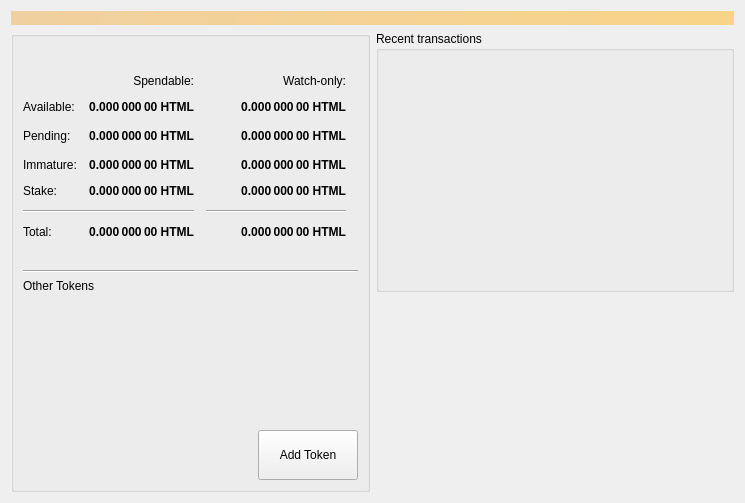
<?xml version="1.0" encoding="UTF-8"?>
<ui version="4.0">
 <class>OverviewPage</class>
 <widget class="QWidget" name="OverviewPage">
  <property name="geometry">
   <rect>
    <x>0</x>
    <y>0</y>
    <width>745</width>
    <height>503</height>
   </rect>
  </property>
  <property name="windowTitle">
   <string>Form</string>
  </property>
  <layout class="QVBoxLayout" name="topLayout">
   <item>
    <widget class="QLabel" name="labelAlerts">
     <property name="visible">
      <bool>false</bool>
     </property>
     <property name="styleSheet">
      <string notr="true">QLabel { background-color: qlineargradient(x1: 0, y1: 0, x2: 1, y2: 0, stop:0 #F0D0A0, stop:1 #F8D488); color:#000000; }</string>
     </property>
     <property name="wordWrap">
      <bool>true</bool>
     </property>
     <property name="margin">
      <number>3</number>
     </property>
     <property name="textInteractionFlags">
      <set>Qt::TextSelectableByMouse</set>
     </property>
    </widget>
   </item>
   <item>
    <layout class="QHBoxLayout" name="horizontalLayout" stretch="1,1">
     <item>
      <layout class="QVBoxLayout" name="verticalLayout_2">
       <item>
        <widget class="QGroupBox" name="groupBoxBalances">
         <layout class="QVBoxLayout" name="verticalLayout">
          <property name="spacing">
           <number>6</number>
          </property>
          <item>
           <layout class="QHBoxLayout" name="horizontalLayout_3">
            <item>
             <widget class="QPushButton" name="labelWalletStatus">
              <property name="enabled">
               <bool>true</bool>
              </property>
              <property name="maximumSize">
               <size>
                <width>30</width>
                <height>16777215</height>
               </size>
              </property>
              <property name="toolTip">
               <string>The displayed information may be out of date. Your wallet automatically synchronizes with the AGRICOIN network after a connection is established, but this process has not completed yet.</string>
              </property>
              <property name="text">
               <string/>
              </property>
              <property name="icon">
               <iconset>
                <normaloff>:/icons/warning</normaloff>
                <disabledoff>:/icons/warning</disabledoff>:/icons/warning</iconset>
              </property>
              <property name="iconSize">
               <size>
                <width>24</width>
                <height>24</height>
               </size>
              </property>
              <property name="flat">
               <bool>true</bool>
              </property>
             </widget>
            </item>
            <item>
             <spacer name="horizontalSpacer">
              <property name="orientation">
               <enum>Qt::Horizontal</enum>
              </property>
              <property name="sizeHint" stdset="0">
               <size>
                <width>40</width>
                <height>20</height>
               </size>
              </property>
             </spacer>
            </item>
           </layout>
          </item>
          <item>
           <layout class="QGridLayout" name="gridLayout">
            <property name="spacing">
             <number>12</number>
            </property>
            <item row="2" column="2">
             <widget class="QLabel" name="labelWatchPending">
              <property name="font">
               <font>
                <weight>75</weight>
                <bold>true</bold>
               </font>
              </property>
              <property name="cursor">
               <cursorShape>IBeamCursor</cursorShape>
              </property>
              <property name="toolTip">
               <string>Unconfirmed transactions to watch-only addresses</string>
              </property>
              <property name="text">
               <string notr="true">0.000 000 00 HTML</string>
              </property>
              <property name="alignment">
               <set>Qt::AlignRight|Qt::AlignTrailing|Qt::AlignVCenter</set>
              </property>
              <property name="textInteractionFlags">
               <set>Qt::LinksAccessibleByMouse|Qt::TextSelectableByKeyboard|Qt::TextSelectableByMouse</set>
              </property>
             </widget>
            </item>
            <item row="2" column="1">
             <widget class="QLabel" name="labelUnconfirmed">
              <property name="font">
               <font>
                <weight>75</weight>
                <bold>true</bold>
               </font>
              </property>
              <property name="cursor">
               <cursorShape>IBeamCursor</cursorShape>
              </property>
              <property name="toolTip">
               <string>Total of transactions that have yet to be confirmed, and do not yet count toward the spendable balance</string>
              </property>
              <property name="text">
               <string notr="true">0.000 000 00 HTML</string>
              </property>
              <property name="alignment">
               <set>Qt::AlignRight|Qt::AlignTrailing|Qt::AlignVCenter</set>
              </property>
              <property name="textInteractionFlags">
               <set>Qt::LinksAccessibleByMouse|Qt::TextSelectableByKeyboard|Qt::TextSelectableByMouse</set>
              </property>
             </widget>
            </item>
            <item row="3" column="2">
             <widget class="QLabel" name="labelWatchImmature">
              <property name="font">
               <font>
                <weight>75</weight>
                <bold>true</bold>
               </font>
              </property>
              <property name="cursor">
               <cursorShape>IBeamCursor</cursorShape>
              </property>
              <property name="toolTip">
               <string>Mined balance in watch-only addresses that has not yet matured</string>
              </property>
              <property name="text">
               <string notr="true">0.000 000 00 HTML</string>
              </property>
              <property name="alignment">
               <set>Qt::AlignRight|Qt::AlignTrailing|Qt::AlignVCenter</set>
              </property>
              <property name="textInteractionFlags">
               <set>Qt::LinksAccessibleByMouse|Qt::TextSelectableByKeyboard|Qt::TextSelectableByMouse</set>
              </property>
             </widget>
            </item>
            <item row="5" column="0" colspan="2">
             <widget class="Line" name="line">
              <property name="orientation">
               <enum>Qt::Horizontal</enum>
              </property>
             </widget>
            </item>
            <item row="5" column="2">
             <widget class="Line" name="lineWatchBalance">
              <property name="sizePolicy">
               <sizepolicy hsizetype="Preferred" vsizetype="Fixed">
                <horstretch>0</horstretch>
                <verstretch>0</verstretch>
               </sizepolicy>
              </property>
              <property name="minimumSize">
               <size>
                <width>140</width>
                <height>0</height>
               </size>
              </property>
              <property name="orientation">
               <enum>Qt::Horizontal</enum>
              </property>
             </widget>
            </item>
            <item row="6" column="0">
             <widget class="QLabel" name="labelTotalText">
              <property name="text">
               <string>Total:</string>
              </property>
             </widget>
            </item>
            <item row="3" column="1">
             <widget class="QLabel" name="labelImmature">
              <property name="font">
               <font>
                <weight>75</weight>
                <bold>true</bold>
               </font>
              </property>
              <property name="cursor">
               <cursorShape>IBeamCursor</cursorShape>
              </property>
              <property name="toolTip">
               <string>Mined balance that has not yet matured</string>
              </property>
              <property name="text">
               <string notr="true">0.000 000 00 HTML</string>
              </property>
              <property name="alignment">
               <set>Qt::AlignRight|Qt::AlignTrailing|Qt::AlignVCenter</set>
              </property>
              <property name="textInteractionFlags">
               <set>Qt::LinksAccessibleByMouse|Qt::TextSelectableByKeyboard|Qt::TextSelectableByMouse</set>
              </property>
             </widget>
            </item>
            <item row="3" column="0">
             <widget class="QLabel" name="labelImmatureText">
              <property name="text">
               <string>Immature:</string>
              </property>
             </widget>
            </item>
            <item row="6" column="1">
             <widget class="QLabel" name="labelTotal">
              <property name="font">
               <font>
                <weight>75</weight>
                <bold>true</bold>
               </font>
              </property>
              <property name="cursor">
               <cursorShape>IBeamCursor</cursorShape>
              </property>
              <property name="toolTip">
               <string>Your current total balance</string>
              </property>
              <property name="text">
               <string notr="true">0.000 000 00 HTML</string>
              </property>
              <property name="alignment">
               <set>Qt::AlignRight|Qt::AlignTrailing|Qt::AlignVCenter</set>
              </property>
              <property name="textInteractionFlags">
               <set>Qt::LinksAccessibleByMouse|Qt::TextSelectableByKeyboard|Qt::TextSelectableByMouse</set>
              </property>
             </widget>
            </item>
            <item row="6" column="2">
             <widget class="QLabel" name="labelWatchTotal">
              <property name="font">
               <font>
                <weight>75</weight>
                <bold>true</bold>
               </font>
              </property>
              <property name="cursor">
               <cursorShape>IBeamCursor</cursorShape>
              </property>
              <property name="toolTip">
               <string>Current total balance in watch-only addresses</string>
              </property>
              <property name="text">
               <string notr="true">0.000 000 00 HTML</string>
              </property>
              <property name="alignment">
               <set>Qt::AlignRight|Qt::AlignTrailing|Qt::AlignVCenter</set>
              </property>
              <property name="textInteractionFlags">
               <set>Qt::LinksAccessibleByMouse|Qt::TextSelectableByKeyboard|Qt::TextSelectableByMouse</set>
              </property>
             </widget>
            </item>
            <item row="0" column="2">
             <widget class="QLabel" name="labelWatchonly">
              <property name="text">
               <string>Watch-only:</string>
              </property>
              <property name="alignment">
               <set>Qt::AlignRight|Qt::AlignTrailing|Qt::AlignVCenter</set>
              </property>
             </widget>
            </item>
            <item row="1" column="0">
             <widget class="QLabel" name="labelBalanceText">
              <property name="text">
               <string>Available:</string>
              </property>
             </widget>
            </item>
            <item row="1" column="1">
             <widget class="QLabel" name="labelBalance">
              <property name="font">
               <font>
                <weight>75</weight>
                <bold>true</bold>
               </font>
              </property>
              <property name="cursor">
               <cursorShape>IBeamCursor</cursorShape>
              </property>
              <property name="toolTip">
               <string>Your current spendable balance</string>
              </property>
              <property name="text">
               <string notr="true">0.000 000 00 HTML</string>
              </property>
              <property name="alignment">
               <set>Qt::AlignRight|Qt::AlignTrailing|Qt::AlignVCenter</set>
              </property>
              <property name="textInteractionFlags">
               <set>Qt::LinksAccessibleByMouse|Qt::TextSelectableByKeyboard|Qt::TextSelectableByMouse</set>
              </property>
             </widget>
            </item>
            <item row="1" column="2">
             <widget class="QLabel" name="labelWatchAvailable">
              <property name="font">
               <font>
                <weight>75</weight>
                <bold>true</bold>
               </font>
              </property>
              <property name="cursor">
               <cursorShape>IBeamCursor</cursorShape>
              </property>
              <property name="toolTip">
               <string>Your current balance in watch-only addresses</string>
              </property>
              <property name="text">
               <string notr="true">0.000 000 00 HTML</string>
              </property>
              <property name="alignment">
               <set>Qt::AlignRight|Qt::AlignTrailing|Qt::AlignVCenter</set>
              </property>
              <property name="textInteractionFlags">
               <set>Qt::LinksAccessibleByMouse|Qt::TextSelectableByKeyboard|Qt::TextSelectableByMouse</set>
              </property>
             </widget>
            </item>
            <item row="2" column="0">
             <widget class="QLabel" name="labelPendingText">
              <property name="text">
               <string>Pending:</string>
              </property>
             </widget>
            </item>
            <item row="0" column="1">
             <widget class="QLabel" name="labelSpendable">
              <property name="text">
               <string>Spendable:</string>
              </property>
              <property name="alignment">
               <set>Qt::AlignRight|Qt::AlignTrailing|Qt::AlignVCenter</set>
              </property>
             </widget>
            </item>
            <item row="4" column="0">
             <widget class="QLabel" name="labelStakeText">
              <property name="text">
               <string>Stake:</string>
              </property>
             </widget>
            </item>
            <item row="4" column="1">
             <widget class="QLabel" name="labelStake">
              <property name="font">
               <font>
                <weight>75</weight>
                <bold>true</bold>
               </font>
              </property>
              <property name="text">
               <string>0.000 000 00 HTML</string>
              </property>
              <property name="alignment">
               <set>Qt::AlignRight|Qt::AlignTrailing|Qt::AlignVCenter</set>
              </property>
              <property name="textInteractionFlags">
               <set>Qt::LinksAccessibleByMouse|Qt::TextSelectableByKeyboard|Qt::TextSelectableByMouse</set>
              </property>
             </widget>
            </item>
            <item row="4" column="2">
             <widget class="QLabel" name="labelWatchStake">
              <property name="font">
               <font>
                <weight>75</weight>
                <bold>true</bold>
               </font>
              </property>
              <property name="text">
               <string>0.000 000 00 HTML</string>
              </property>
              <property name="alignment">
               <set>Qt::AlignRight|Qt::AlignTrailing|Qt::AlignVCenter</set>
              </property>
              <property name="textInteractionFlags">
               <set>Qt::LinksAccessibleByMouse|Qt::TextSelectableByKeyboard|Qt::TextSelectableByMouse</set>
              </property>
             </widget>
            </item>
            <item row="2" column="3">
             <spacer name="horizontalSpacer_2">
              <property name="orientation">
               <enum>Qt::Horizontal</enum>
              </property>
              <property name="sizeHint" stdset="0">
               <size>
                <width>40</width>
                <height>20</height>
               </size>
              </property>
             </spacer>
            </item>
           </layout>
          </item>
          <item>
           <spacer name="verticalSpacer_3">
            <property name="orientation">
             <enum>Qt::Vertical</enum>
            </property>
            <property name="sizeType">
             <enum>QSizePolicy::Fixed</enum>
            </property>
            <property name="sizeHint" stdset="0">
             <size>
              <width>20</width>
              <height>25</height>
             </size>
            </property>
           </spacer>
          </item>
          <item>
           <widget class="Line" name="line_2">
            <property name="orientation">
             <enum>Qt::Horizontal</enum>
            </property>
           </widget>
          </item>
          <item>
           <layout class="QVBoxLayout" name="verticalLayout_5">
            <property name="spacing">
             <number>12</number>
            </property>
            <item>
             <widget class="QLabel" name="labelTokens">
              <property name="text">
               <string>Other Tokens</string>
              </property>
             </widget>
            </item>
            <item>
             <layout class="QHBoxLayout" name="horizontalLayout_4">
              <property name="leftMargin">
               <number>10</number>
              </property>
              <property name="rightMargin" stdset="0">
               <number>10</number>
              </property>
              <item>
               <widget class="QListView" name="listTokens">
                <property name="enabled">
                 <bool>true</bool>
                </property>
                <property name="styleSheet">
                 <string notr="true">QListView { background: transparent; }</string>
                </property>
               </widget>
              </item>
             </layout>
            </item>
           </layout>
          </item>
          <item>
           <layout class="QHBoxLayout" name="horizontalLayout_5">
            <item>
             <spacer name="horizontalSpacer_4">
              <property name="orientation">
               <enum>Qt::Horizontal</enum>
              </property>
              <property name="sizeHint" stdset="0">
               <size>
                <width>40</width>
                <height>20</height>
               </size>
              </property>
             </spacer>
            </item>
            <item>
             <widget class="QPushButton" name="buttonAddToken">
              <property name="minimumSize">
               <size>
                <width>100</width>
                <height>50</height>
               </size>
              </property>
              <property name="text">
               <string>Add Token</string>
              </property>
             </widget>
            </item>
           </layout>
          </item>
         </layout>
        </widget>
       </item>
       <item>
        <spacer name="verticalSpacer">
         <property name="orientation">
          <enum>Qt::Vertical</enum>
         </property>
         <property name="sizeHint" stdset="0">
          <size>
           <width>20</width>
           <height>40</height>
          </size>
         </property>
        </spacer>
       </item>
      </layout>
     </item>
     <item>
      <layout class="QVBoxLayout" name="verticalLayout_3">
       <item>
        <widget class="QGroupBox" name="groupBoxRecent">
         <property name="sizePolicy">
          <sizepolicy hsizetype="Expanding" vsizetype="Preferred">
           <horstretch>0</horstretch>
           <verstretch>0</verstretch>
          </sizepolicy>
         </property>
         <property name="title">
          <string>Recent transactions</string>
         </property>
         <layout class="QVBoxLayout" name="verticalLayout_4">
          <property name="leftMargin">
           <number>0</number>
          </property>
          <property name="rightMargin" stdset="0">
           <number>0</number>
          </property>
          <item>
           <layout class="QHBoxLayout" name="horizontalLayout_2">
            <property name="leftMargin">
             <number>9</number>
            </property>
            <property name="rightMargin" stdset="0">
             <number>9</number>
            </property>
            <item>
             <widget class="QPushButton" name="labelTransactionsStatus">
              <property name="enabled">
               <bool>true</bool>
              </property>
              <property name="maximumSize">
               <size>
                <width>30</width>
                <height>16777215</height>
               </size>
              </property>
              <property name="toolTip">
               <string>The displayed information may be out of date. Your wallet automatically synchronizes with the AGRICOIN network after a connection is established, but this process has not completed yet.</string>
              </property>
              <property name="text">
               <string/>
              </property>
              <property name="icon">
               <iconset>
                <normaloff>:/icons/warning</normaloff>
                <disabledoff>:/icons/warning</disabledoff>:/icons/warning</iconset>
              </property>
              <property name="iconSize">
               <size>
                <width>24</width>
                <height>24</height>
               </size>
              </property>
              <property name="flat">
               <bool>true</bool>
              </property>
             </widget>
            </item>
            <item>
             <spacer name="horizontalSpacer_3">
              <property name="orientation">
               <enum>Qt::Horizontal</enum>
              </property>
              <property name="sizeHint" stdset="0">
               <size>
                <width>40</width>
                <height>20</height>
               </size>
              </property>
             </spacer>
            </item>
           </layout>
          </item>
          <item>
           <widget class="QListView" name="listTransactions">
            <property name="styleSheet">
             <string notr="true">QListView { background: transparent; }</string>
            </property>
            <property name="frameShape">
             <enum>QFrame::NoFrame</enum>
            </property>
            <property name="lineWidth">
             <number>0</number>
            </property>
            <property name="verticalScrollBarPolicy">
             <enum>Qt::ScrollBarAlwaysOff</enum>
            </property>
            <property name="horizontalScrollBarPolicy">
             <enum>Qt::ScrollBarAlwaysOff</enum>
            </property>
            <property name="selectionMode">
             <enum>QAbstractItemView::NoSelection</enum>
            </property>
           </widget>
          </item>
         </layout>
        </widget>
       </item>
       <item>
        <spacer name="verticalSpacer_2">
         <property name="orientation">
          <enum>Qt::Vertical</enum>
         </property>
         <property name="sizeType">
          <enum>QSizePolicy::Expanding</enum>
         </property>
         <property name="sizeHint" stdset="0">
          <size>
           <width>20</width>
           <height>40</height>
          </size>
         </property>
        </spacer>
       </item>
      </layout>
     </item>
    </layout>
   </item>
  </layout>
 </widget>
 <resources/>
 <connections/>
</ui>
